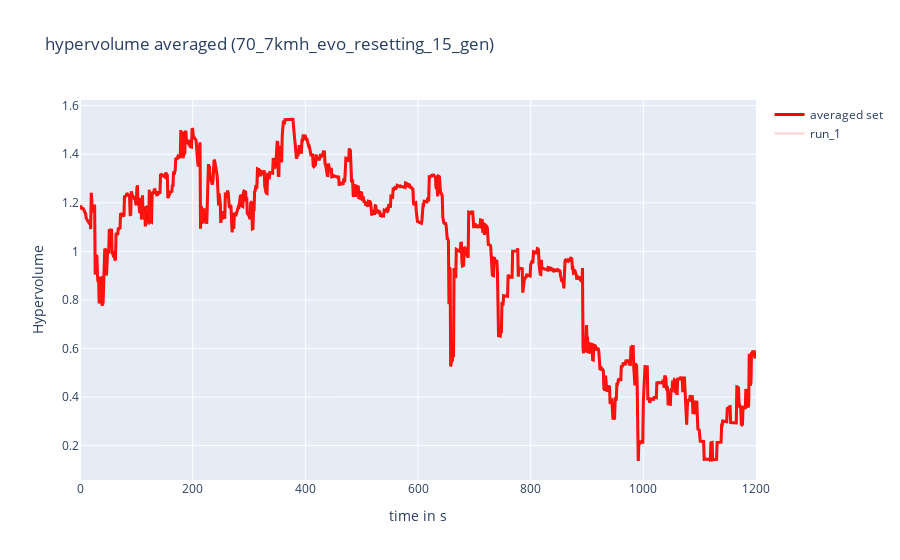
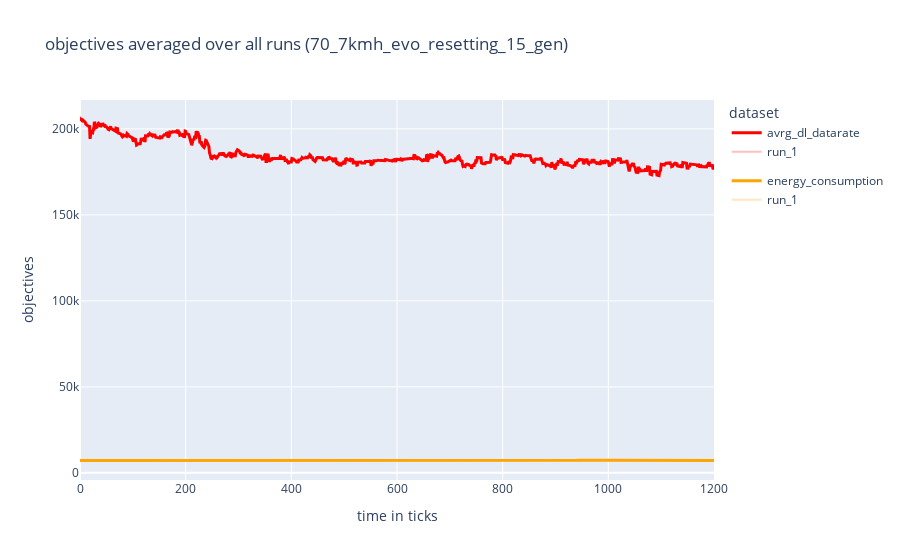
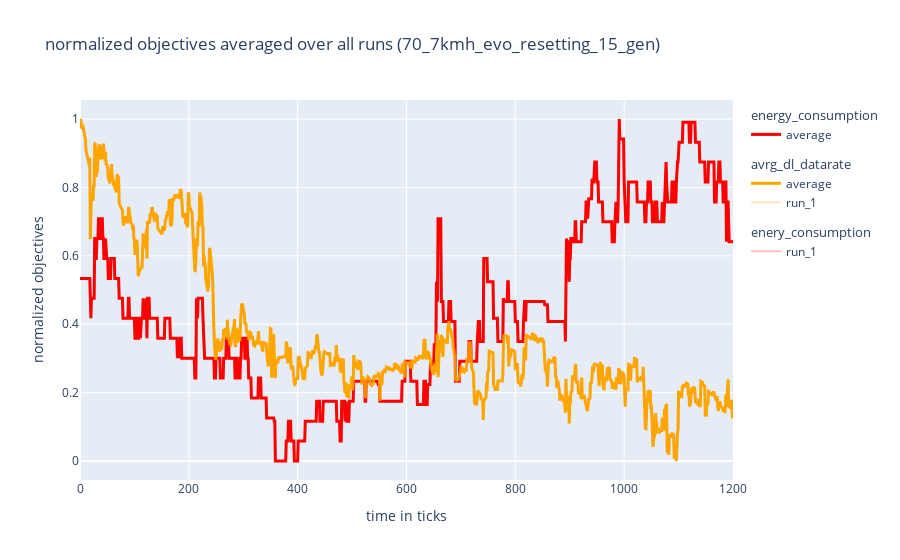

The cell these charts' notebook holds for them, in order:
### Code cell
##################
# plots for single experiment which is defined in above cell
##################

## hyper volume plot

fig1 = go.Figure()
fig1.update_layout(
    title=f"hypervolume averaged ({configuration_name})",
    xaxis_title="time in s",
    yaxis_title="Hypervolume")

## add averaged values
fig1.add_trace(
    go.Scatter(
        x=time_and_frames_list[:, 1],
        y=hypervolume_avrg_list,
        mode='lines',
        name= "averaged set",
        line={"width": 3, "color": "red"}
        ))

## add run values
for index, value in enumerate(hypervolume_list):
    fig1.add_trace(
        go.Scatter(
            x=time_and_frames_list[:, 1],
            y=value,
            mode='lines',
            name= f"run_{str(index+1)}",
            opacity=0.25
        ))


## objective volume plot
fig2 = go.Figure()

fig2.update_layout(
    title= f"objectives averaged over all runs ({configuration_name})",
    xaxis_title="time in ticks",
    yaxis_title="objectives",
    legend_title="dataset",
    )

fig2.add_trace(
        go.Scatter(
            x=time_and_frames_list[:, 1],
            y=objective_1_avrg_list,
            name="avrg_dl_datarate" ,
            mode='lines',
            line={"width": 3, "color": "red"},
            legendgroup="1"
        ))
fig2.add_trace(
        go.Scatter(
            x=time_and_frames_list[:, 1],
            y=objective_2_avrg_list,
            name="energy_consumption",
            mode='lines',
            line={"width": 3, "color": "orange"},
            legendgroup="2"
        ))
for index, _ in enumerate(objective_1_list):
    fig2.add_trace(
        go.Scatter(
            x=time_and_frames_list[:, 1],
            y=objective_1_list[index],
            name="run" + "_" +str(index+1),
            mode='lines',
            line={"color": "red"},
            opacity=0.25,
            legendgroup="1"
        ))
    fig2.add_trace(
        go.Scatter(
            x=time_and_frames_list[:, 1],
            y=objective_2_list[index],
            name="run" + "_"+ str(index+1),
            mode='lines',
             line={"color": "orange"},
             opacity=0.25,
             legendgroup="2"
        ))


## normalized objective plot
fig3 = go.Figure()

fig3.update_layout(
    title= f"normalized objectives averaged over all runs ({configuration_name})",
    xaxis_title="time in ticks",
    yaxis_title="normalized objectives")

fig3.add_trace(
        go.Scatter(
            x=time_and_frames_list[:, 1],
            y=objective_2_normalized_avrg_list,
            name="average" ,
            mode='lines',
            line={"width": 3, "color": "red"},
            legendgroup="energy_consumption",
            legendgrouptitle_text="energy_consumption"
        ))
fig3.add_trace(
        go.Scatter(
            x=time_and_frames_list[:, 1],
            y=objective_1_normalized_avrg_list,
            name="average",
            mode='lines',
            line={"width": 3, "color": "orange"},
            legendgroup="avrg_dl_datarate",
            legendgrouptitle_text="avrg_dl_datarate"
        ),)
for index, _ in enumerate(objective_1_list):
    fig3.add_trace(
        go.Scatter(
            x=time_and_frames_list[:, 1],
            y=objective_2_normalized_list[index],
            name="run" + "_" +str(index+1),
            mode='lines',
            line={"color": "red"},
            opacity=0.25,
            legendgroup="enery_consumption",
            legendgrouptitle_text="enery_consumption"
        ))
    fig3.add_trace(
        go.Scatter(
            x=time_and_frames_list[:, 1],
            y=objective_1_normalized_list[index],
            name="run" + "_"+ str(index+1),
            mode='lines',
            line={"color": "orange"},
            opacity=0.25,
            legendgroup="avrg_dl_datarate",
            legendgrouptitle_text="avrg_dl_datarate"
        ))

fig1.show()
fig2.show()
fig3.show()

### Figure 1 — Plotly figure (JSON) as saved in the notebook; plotly's stock layout.template omitted (floating-point values rounded to 4 significant figures; data arrays with more than 128 entries replaced by an {"elided": "..."} marker saying what was removed)
{"data": [{"line": {"color": "red", "width": 3}, "mode": "lines", "name": "averaged set", "type": "scatter", "x": {"elided": "1201 int values"}, "y": {"elided": "1201 float values"}}, {"mode": "lines", "name": "run_1", "opacity": 0.25, "type": "scatter", "x": {"elided": "1201 int values"}, "y": {"elided": "1201 float values"}}], "layout": {"title": {"text": "hypervolume averaged (70_7kmh_evo_resetting_15_gen)"}, "xaxis": {"title": {"text": "time in s"}}, "yaxis": {"title": {"text": "Hypervolume"}}}}

### Figure 2 — Plotly figure (JSON) as saved in the notebook; plotly's stock layout.template omitted (floating-point values rounded to 4 significant figures; data arrays with more than 128 entries replaced by an {"elided": "..."} marker saying what was removed)
{"data": [{"legendgroup": "1", "line": {"color": "red", "width": 3}, "mode": "lines", "name": "avrg_dl_datarate", "type": "scatter", "x": {"elided": "1201 int values"}, "y": {"elided": "1201 float values"}}, {"legendgroup": "2", "line": {"color": "orange", "width": 3}, "mode": "lines", "name": "energy_consumption", "type": "scatter", "x": {"elided": "1201 int values"}, "y": {"elided": "1201 float values"}}, {"legendgroup": "1", "line": {"color": "red"}, "mode": "lines", "name": "run_1", "opacity": 0.25, "type": "scatter", "x": {"elided": "1201 int values"}, "y": {"elided": "1201 float values"}}, {"legendgroup": "2", "line": {"color": "orange"}, "mode": "lines", "name": "run_1", "opacity": 0.25, "type": "scatter", "x": {"elided": "1201 int values"}, "y": {"elided": "1201 float values"}}], "layout": {"legend": {"title": {"text": "dataset"}}, "title": {"text": "objectives averaged over all runs (70_7kmh_evo_resetting_15_gen)"}, "xaxis": {"title": {"text": "time in ticks"}}, "yaxis": {"title": {"text": "objectives"}}}}

### Figure 3 — Plotly figure (JSON) as saved in the notebook; plotly's stock layout.template omitted (floating-point values rounded to 4 significant figures; data arrays with more than 128 entries replaced by an {"elided": "..."} marker saying what was removed)
{"data": [{"legendgroup": "energy_consumption", "legendgrouptitle": {"text": "energy_consumption"}, "line": {"color": "red", "width": 3}, "mode": "lines", "name": "average", "type": "scatter", "x": {"elided": "1201 int values"}, "y": {"elided": "1201 float values"}}, {"legendgroup": "avrg_dl_datarate", "legendgrouptitle": {"text": "avrg_dl_datarate"}, "line": {"color": "orange", "width": 3}, "mode": "lines", "name": "average", "type": "scatter", "x": {"elided": "1201 int values"}, "y": {"elided": "1201 float values"}}, {"legendgroup": "enery_consumption", "legendgrouptitle": {"text": "enery_consumption"}, "line": {"color": "red"}, "mode": "lines", "name": "run_1", "opacity": 0.25, "type": "scatter", "x": {"elided": "1201 int values"}, "y": {"elided": "1201 float values"}}, {"legendgroup": "avrg_dl_datarate", "legendgrouptitle": {"text": "avrg_dl_datarate"}, "line": {"color": "orange"}, "mode": "lines", "name": "run_1", "opacity": 0.25, "type": "scatter", "x": {"elided": "1201 int values"}, "y": {"elided": "1201 float values"}}], "layout": {"title": {"text": "normalized objectives averaged over all runs (70_7kmh_evo_resetting_15_gen)"}, "xaxis": {"title": {"text": "time in ticks"}}, "yaxis": {"title": {"text": "normalized objectives"}}}}
